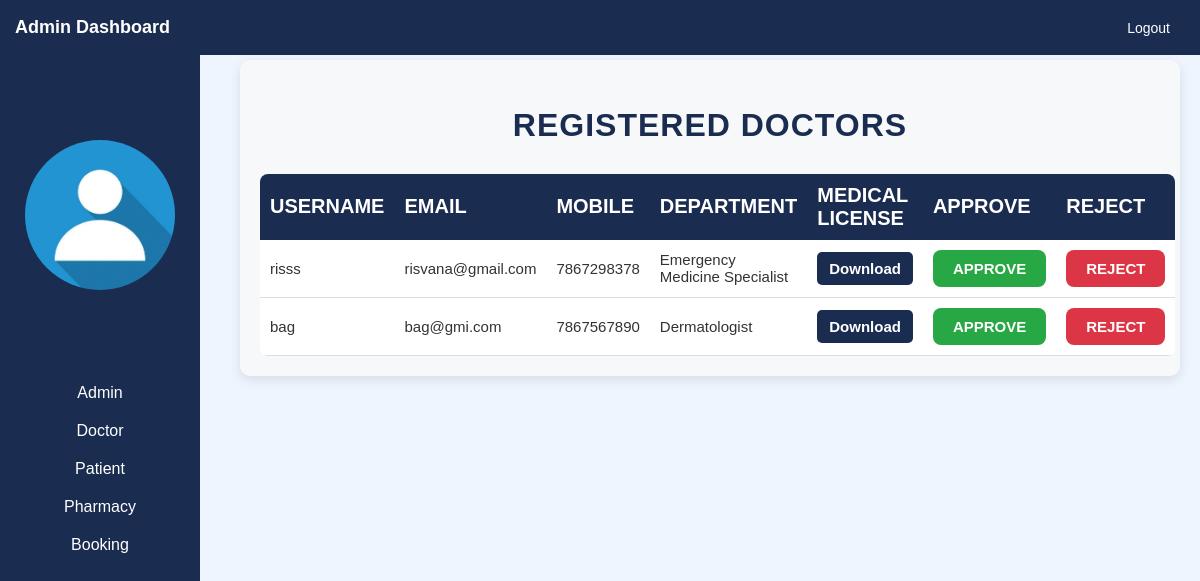
Page /admindoctorrequest-dashboard/ on the committed database.
### ccapp/models.py (models this page shows, shortened)
class DoctorRegister(models.Model):
    user = models.OneToOneField(User, on_delete=models.CASCADE)
    mobile = models.CharField(max_length=10, null=False)
    email = models.EmailField()
    profile_pic = models.ImageField(upload_to="profile_pic/doctorprofilePic/", null=True)
    medical_license = models.FileField(upload_to='licenses/', null=True, blank=True)
    department = models.CharField(max_length=50, choices=departments, default="Department")
    status = models.BooleanField(default=False)

### ccapp/views.py (the view)
# urls.py: path('admindoctorrequest-dashboard/', views.admindoctorrequest_dashboardview, name="admindoctorrequest-dashboard"),
def admindoctorrequest_dashboardview(request):
    doctors=models.DoctorRegister.objects.all().filter(status=False)
    return render(request,'admindoctorrequest-dashboard.html',{'doctors':doctors})

### templates/admindoctorrequest-dashboard.html (shortened to what this page needs)
{% extends 'admin-dashboard.html' %}
{% block content %}
<div class="container doctor-view-dashboard">
    <h2 class="dashboard-title">Registered Doctors</h2>
    <table class="table table-striped doctor-table">
        <thead class="table-header">
            <tr>
                <th>Username</th>
                <th>Email</th>
                <th>Mobile</th>
                <th>Department</th>
                <th>Medical License</th>
                <th>Approve</th>
                <th>Reject</th>
            </tr>
        </thead>
        <tbody class="table-body">
            {% if doctors %}
                {% for doctor in doctors %}
                    <tr>
                        <td>{{ doctor.user.username }}</td>
                        <td>{{ doctor.email }}</td>
                        <td>{{ doctor.mobile }}</td>
                        <td>{{ doctor.get_department_display }}</td>
                        <td>
                            {% if doctor.medical_license %}
                                <a href="{{ doctor.medical_license.url }}" target="_blank" class="download-link">Download</a>
                            {% else %}
                                No License
                            {% endif %}
                        </td>
                        <td>
                            <a href="{% url 'approve-doctor' doctor.id %}" class="action-box action-box-approve">Approve</a>
                        </td>
                        <td>
                            <a href="{% url 'reject-doctor' doctor.id %}" class="action-box action-box-reject">Reject</a>
                        </td>
                    </tr>
                {% endfor %}
            {% else %}
                <tr>
                    <td colspan="6" class="no-data">No Doctors Registered</td>
                </tr>
            {% endif %}
        </tbody>
    </table>
</div>
{% endblock %}

### templates/admin-dashboard.html (style rules this page uses)
:root { --primary: #1B2C51; --light: #EFF5FF; --dark: #1B2C51; }
body { font-family: Arial, sans-serif; margin: 0; background-color: var(--light); }
h2 { color: var(--dark); }

### templates/admindoctorrequest-dashboard.html (style rules this page uses)
:root { --light: #EFF5FF; --dark: #1B2C51; --background: #F7F8FA; --text-light: #FFFFFF; --text-dark: #333333; --accent: #00D4FF; --success: #28a745; --danger: #dc3545; }
.doctor-view-dashboard { background-color: var(--background); padding: 20px; border-radius: 10px; box-shadow: 0 4px 12px rgba(0, 0, 0, 0.1); }
.dashboard-title { color: var(--dark); font-size: 32px; font-weight: bold; margin-bottom: 30px; text-align: center; text-transform: uppercase; letter-spacing: 1px; }
.doctor-table { width: 100%; border-collapse: collapse; background-color: var(--text-light); border-radius: 8px; overflow: hidden; }
.table-header th { background-color: var(--dark); color: var(--text-light); padding: 10px 10px; text-align: left; font-size: 20px; text-transform: uppercase; }
.table-body td { padding: 10px; border-bottom: 1px solid #ddd; color: var(--text-dark); font-size: 15px; }
.download-link { color: var(--accent); text-decoration: none; font-weight: bold; padding: 8px 12px; background-color: var(--dark); color: var(--text-light); border-radius: 5px; transition: background-color 0.3s ease-in-out; }
.action-box { display: inline-block; padding: 10px 20px; border-radius: 8px; color: var(--text-light); font-weight: bold; text-align: center; text-transform: uppercase; cursor: pointer; transition: background-color 0.3s ease-in-out, transform 0.2s; text-decoration: none; }
.action-box-approve { background-color: var(--success); }
.action-box-reject { background-color: var(--danger); }

### rows in the picture
DoctorRegister: user.username "risss", email "risvana@gmail.com", mobile "7867298378", department "Emergency Medicine Specialist"
DoctorRegister: user.username "bag", email "bag@gmi.com", mobile "7867567890", department "Dermatologist"
